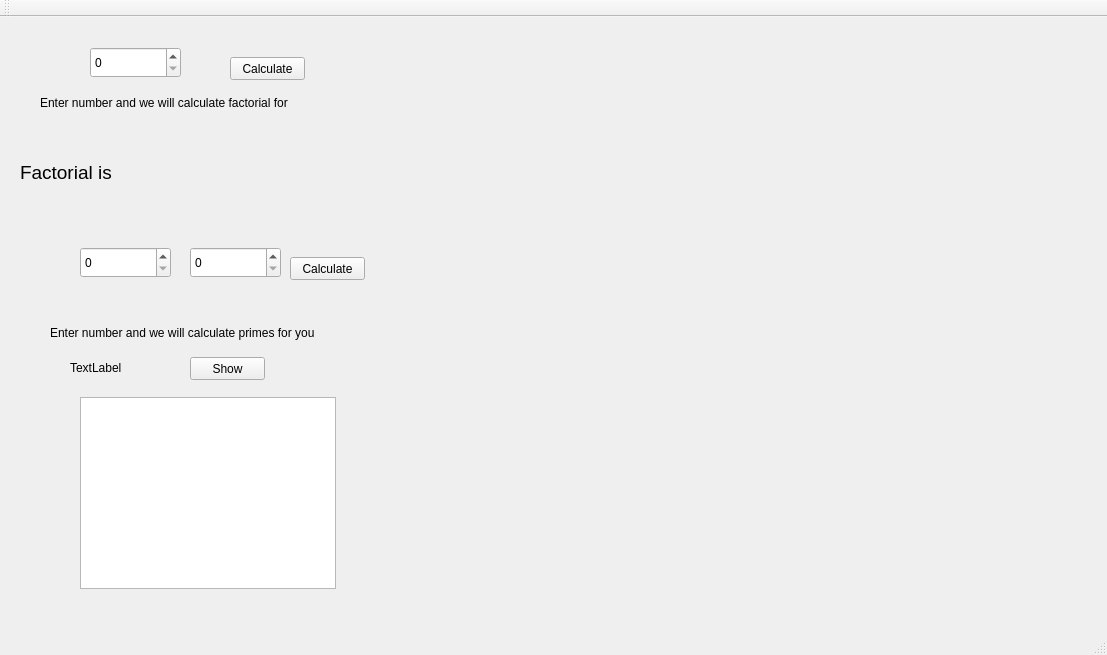
<?xml version="1.0" encoding="UTF-8"?>
<ui version="4.0">
 <class>MainWindow</class>
 <widget class="QMainWindow" name="MainWindow">
  <property name="geometry">
   <rect>
    <x>0</x>
    <y>0</y>
    <width>1107</width>
    <height>655</height>
   </rect>
  </property>
  <property name="windowTitle">
   <string>MainWindow</string>
  </property>
  <widget class="QWidget" name="centralWidget">
   <widget class="QLabel" name="label">
    <property name="geometry">
     <rect>
      <x>40</x>
      <y>60</y>
      <width>251</width>
      <height>51</height>
     </rect>
    </property>
    <property name="text">
     <string>Enter number and we will calculate factorial for you</string>
    </property>
   </widget>
   <widget class="QPushButton" name="pushButton">
    <property name="geometry">
     <rect>
      <x>230</x>
      <y>40</y>
      <width>75</width>
      <height>23</height>
     </rect>
    </property>
    <property name="text">
     <string>Calculate</string>
    </property>
   </widget>
   <widget class="QLabel" name="resultLabel">
    <property name="geometry">
     <rect>
      <x>20</x>
      <y>110</y>
      <width>651</width>
      <height>91</height>
     </rect>
    </property>
    <property name="font">
     <font>
      <pointsize>14</pointsize>
     </font>
    </property>
    <property name="text">
     <string>Factorial is</string>
    </property>
   </widget>
   <widget class="QSpinBox" name="factorialInput">
    <property name="geometry">
     <rect>
      <x>90</x>
      <y>30</y>
      <width>91</width>
      <height>31</height>
     </rect>
    </property>
    <property name="maximum">
     <number>256</number>
    </property>
   </widget>
   <widget class="QSpinBox" name="eraInputUpper">
    <property name="geometry">
     <rect>
      <x>190</x>
      <y>230</y>
      <width>91</width>
      <height>31</height>
     </rect>
    </property>
    <property name="maximum">
     <number>800000000</number>
    </property>
   </widget>
   <widget class="QPushButton" name="eraBtn">
    <property name="geometry">
     <rect>
      <x>290</x>
      <y>240</y>
      <width>75</width>
      <height>23</height>
     </rect>
    </property>
    <property name="text">
     <string>Calculate</string>
    </property>
   </widget>
   <widget class="QLabel" name="label_2">
    <property name="geometry">
     <rect>
      <x>50</x>
      <y>290</y>
      <width>321</width>
      <height>51</height>
     </rect>
    </property>
    <property name="text">
     <string>Enter number and we will calculate primes for you</string>
    </property>
   </widget>
   <widget class="QSpinBox" name="eraInputLower">
    <property name="geometry">
     <rect>
      <x>80</x>
      <y>230</y>
      <width>91</width>
      <height>31</height>
     </rect>
    </property>
    <property name="maximum">
     <number>800000000</number>
    </property>
   </widget>
   <widget class="QListWidget" name="listWidget">
    <property name="geometry">
     <rect>
      <x>80</x>
      <y>380</y>
      <width>256</width>
      <height>192</height>
     </rect>
    </property>
   </widget>
   <widget class="QLabel" name="eraCount">
    <property name="geometry">
     <rect>
      <x>70</x>
      <y>340</y>
      <width>101</width>
      <height>21</height>
     </rect>
    </property>
    <property name="text">
     <string>TextLabel</string>
    </property>
   </widget>
   <widget class="QPushButton" name="eraShowBtn">
    <property name="geometry">
     <rect>
      <x>190</x>
      <y>340</y>
      <width>75</width>
      <height>23</height>
     </rect>
    </property>
    <property name="text">
     <string>Show</string>
    </property>
   </widget>
  </widget>
  <widget class="QToolBar" name="mainToolBar">
   <attribute name="toolBarArea">
    <enum>TopToolBarArea</enum>
   </attribute>
   <attribute name="toolBarBreak">
    <bool>false</bool>
   </attribute>
  </widget>
  <widget class="QStatusBar" name="statusBar"/>
 </widget>
 <layoutdefault spacing="6" margin="11"/>
 <resources/>
 <connections/>
</ui>
